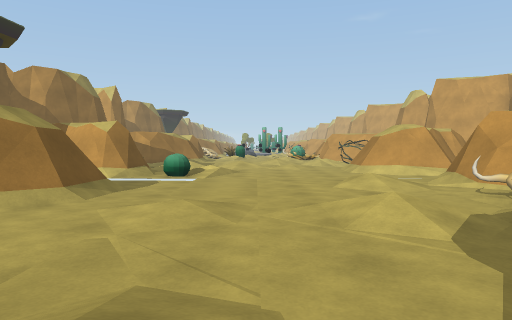
[1] (above)

24 first-person views from a walk through a scene from a Unity 3-D project. The camera is 1.3 m above the floor, tilts 2° down and sees 70° across. The floor is counted in squares, 2 m on a side. Each view is taken from the middle of a square. On the plan, view 1 faces up. The plan holds only what a view shows up to about 11 squares ahead; the rest is blank. The place goes on beyond the plan. The player character is not drawn.

[2]
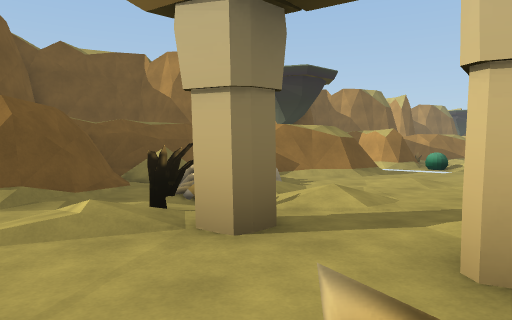

[3]
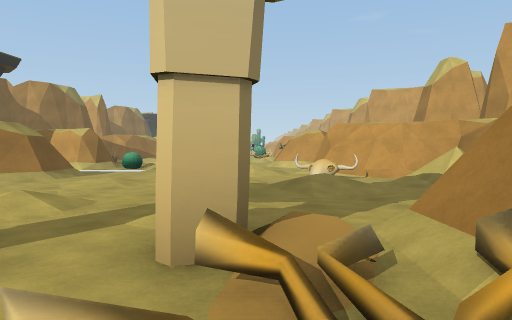

[4]
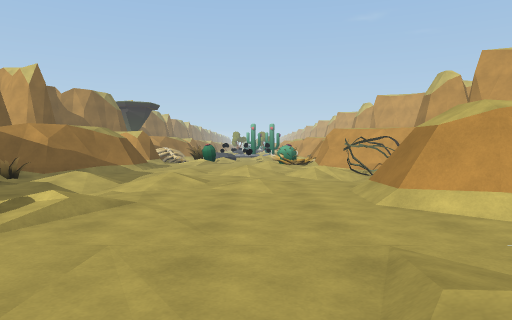

[5]
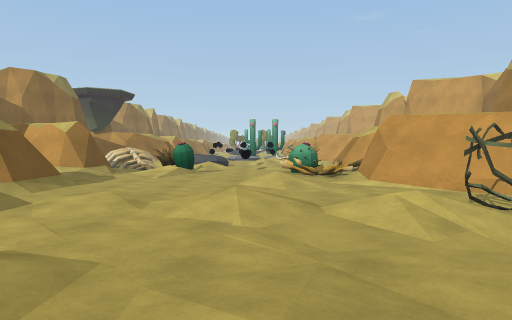

[6]
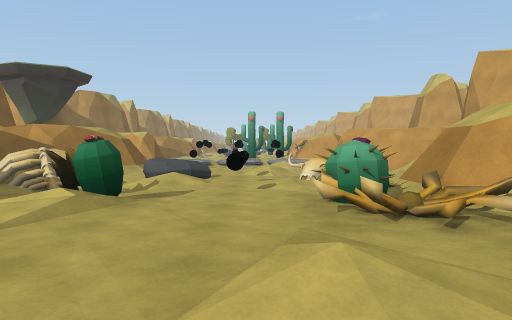

[7]
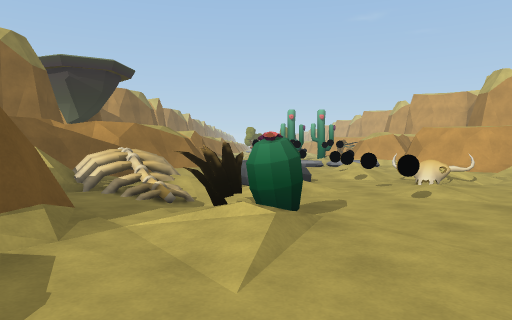

[8]
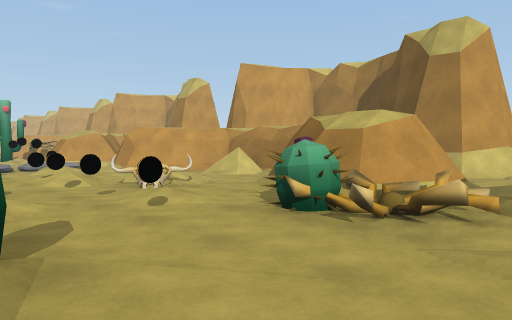

[9]
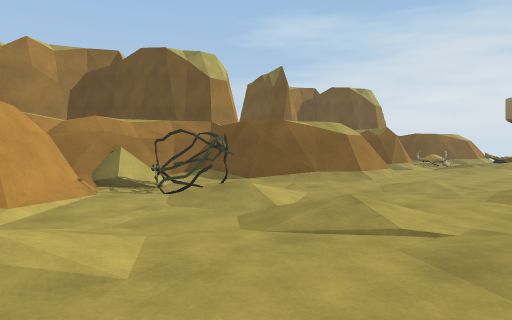

[10]
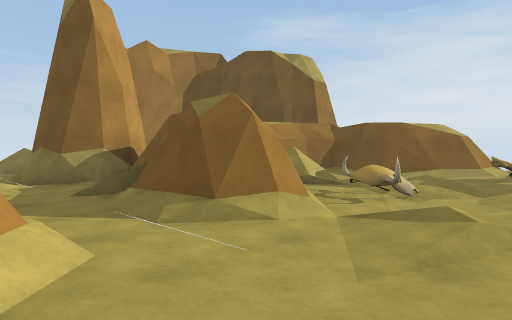

[11]
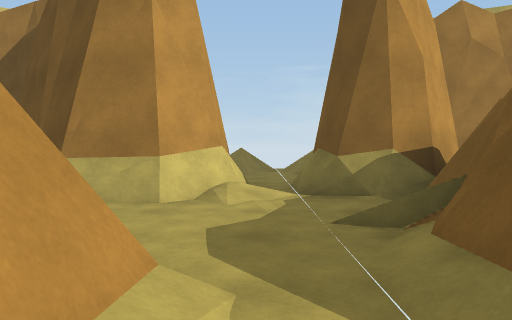

[12]
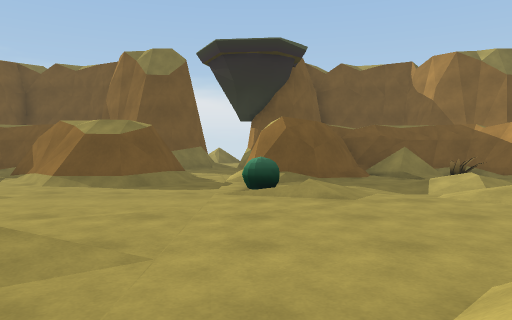

[13]
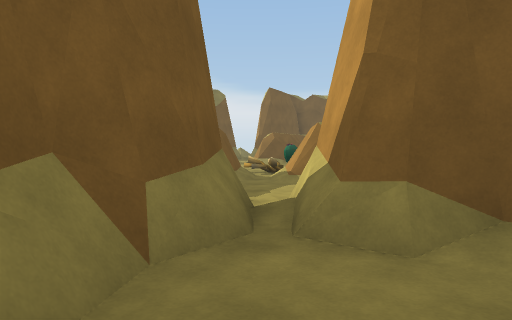

[14]
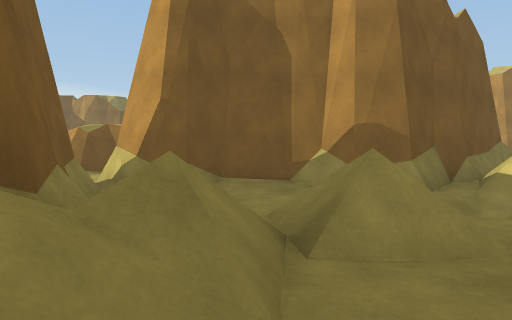

[15]
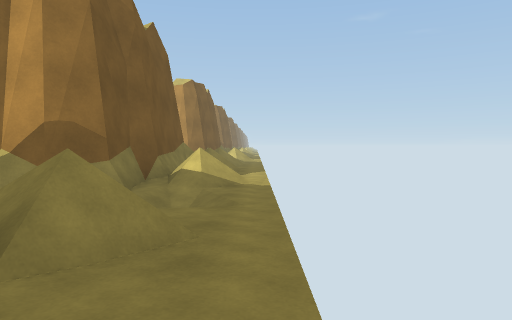

[16]
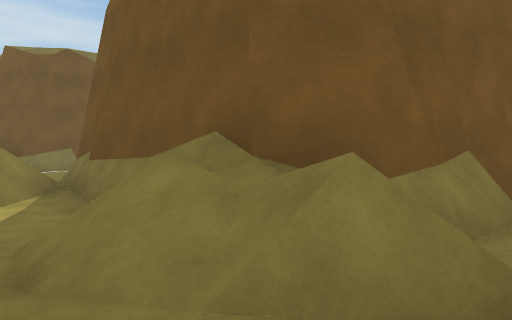

[17]
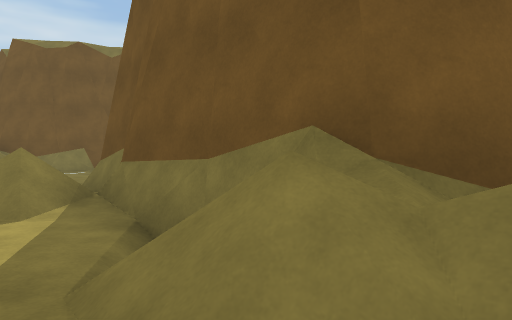

[18]
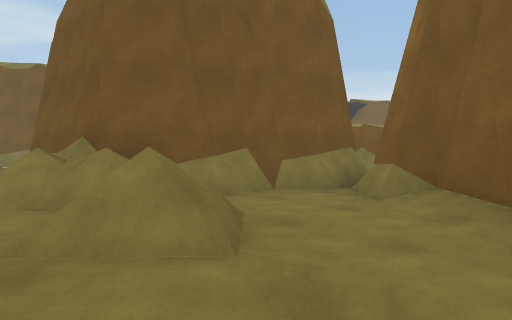

[19]
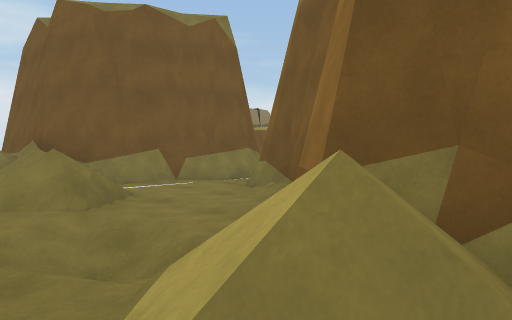

[20]
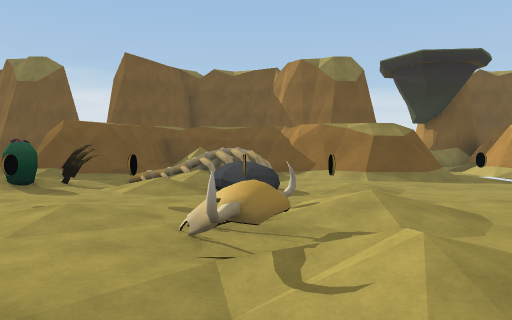

[21]
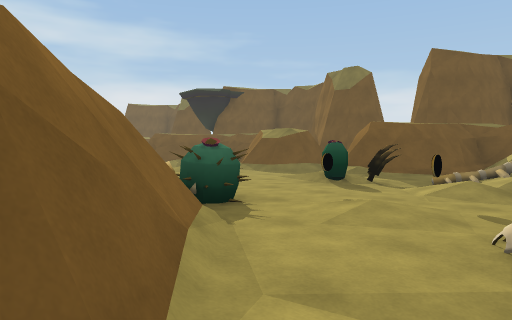

[22]
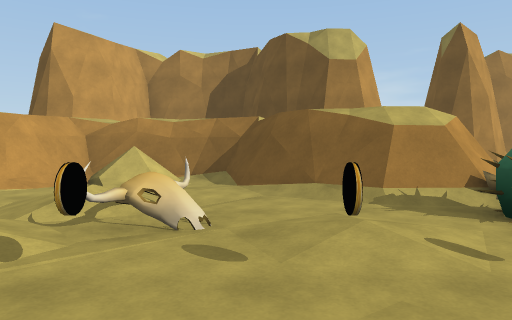

[23]
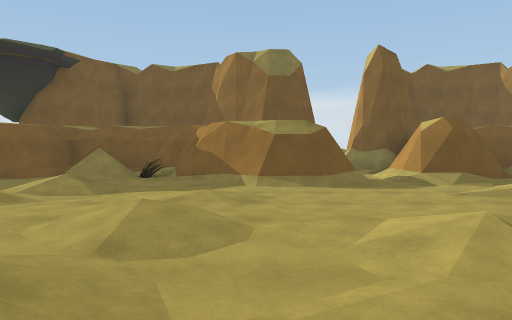

[24]
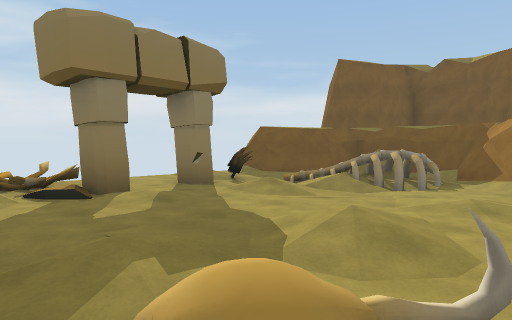

### Floor plan
Key: @ floor where view 1 was taken; # wall or solid block; . main floor; : floor 0.25 m higher than the main floor; + floor 0.5 m higher than the main floor; / step, stairs or slope; = window, fence, low wall or low ledge; P plant; S skull; C coin; R rock; T thing the floor can be seen under or through; O other object.
Columns run from 6 left of view 1 to 14 right of it. Each row starts with its distance up from view 1.
 27    #.CO.O.#
 26    #......###     #/.
 25   ##......./#     # .
 24  ##/...C.:./#     # .
 23  #OO.R.CSS..#     #/.
 22  #OO/..C...##    ##/.
 21  ##//.....##    ##./.
 20  ##/.P.O./##   ##../.
 19   ##.P..PP##..TT..//.
 18   ##.:........TT..//.
 17   #/.....#### ####//.
 16   ##...../#########/.
 15   ##....../##  #  #/.
 14  ##/.:.://./#     #..
 13 ##P....../P/#     #/.
 12 ##///.....###    ##/.
 11 #//.//::./### # ##//.
 10 ###......###./###../
  9   ##.:...##/./##/.//
  8   ##P:........//..//
  7    #......##=.###=/.
  6    #....+.########//
  5   ##....../########/
  4   ##.....:S #   ###
  3  ##..../.:./#     #
  2 ##OO........#     #
  1 ##OO//:.../##
  0 #:/./.@../##
 -1 ###/.P#.#/#
 -2   ##./..P.
 -3      ....

Positions as (right, up) in squares from view 1, and headings:
1: (0, 0), facing up
2: (2, -3), facing up-left
3: (2, -3), facing up
4: (1, 5), facing up
5: (1, 10), facing up
6: (1, 15), facing up
7: (-1, 16), facing up
8: (-1, 17), facing up-right
9: (-1, 17), facing down-right
10: (1, 9), facing down-right
11: (3, 8), facing right
12: (4, 8), facing left
13: (12, 18), facing left
14: (14, 16), facing up-left
15: (14, 16), facing up
16: (14, 18), facing down-left
17: (14, 17), facing down-left
18: (14, 21), facing down-left
19: (14, 13), facing down-left
20: (5, 23), facing left
21: (5, 23), facing down-left
22: (-1, 22), facing right
23: (4, 15), facing left
24: (4, 5), facing down-left
